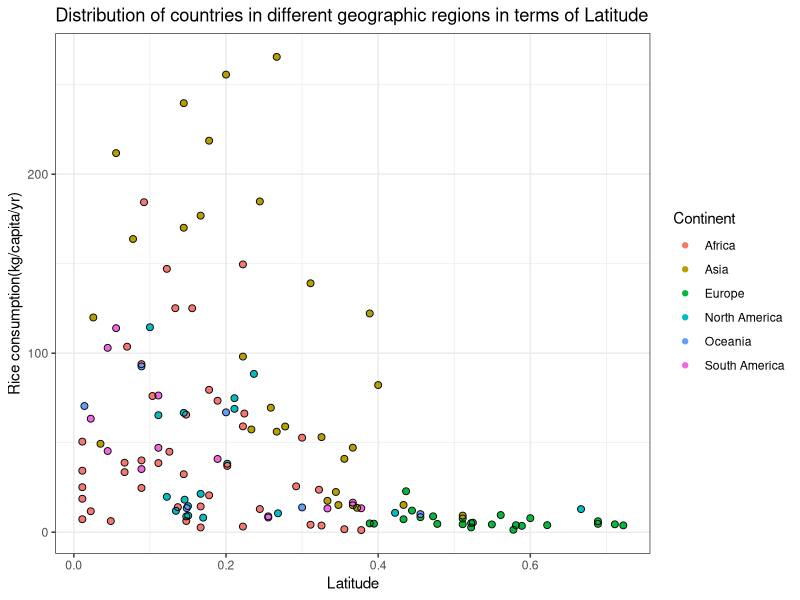

Write the R code that produced this figure.
## ---- chunk 1
knitr::opts_chunk$set(
	echo = TRUE,
	message = FALSE,
	warning = FALSE
)
## ---- chunk 2
library(tidyverse)
library(readr)
library(kableExtra)
## ---- chunk 3
Assignment4_data <- read_csv("Data/rice-consumption-vs-latitude.csv")
data_tidy <- Assignment4_data %>%
  filter(Year == 2015)%>%
  rename(`Rice consumption(kg/capita/yr)` = `Rice (Milled Equivalent) - Food supply quantity (kg/capita/yr)`) %>%
  rename(Latitude = `Latitude - lp_lat_abst`)

data_tidy <- data_tidy %>% drop_na(`Rice consumption(kg/capita/yr)`) %>% drop_na(Latitude)
## ---- chunk 4

knitr::kable(
  head(arrange(data_tidy,desc(`Rice consumption(kg/capita/yr)`)),10), caption = 'Top 10 countries with the highest annual per capita consumption of rice in 2015',
  booktabs = TRUE,digits = 2
) %>%
kable_styling(latex_options = c("striped", "hold_position"))
## ---- chunk 5
ggplot(data = data_tidy, 
aes(x = Latitude,
    y = `Rice consumption(kg/capita/yr)`)) +
 geom_point(aes(colour = Continent)) +
 geom_point(data = data_tidy,
 size = 2,
 shape = 1)+
  theme_bw()+
  ggtitle("Distribution of countries in different geographic regions in terms of Latitude")
